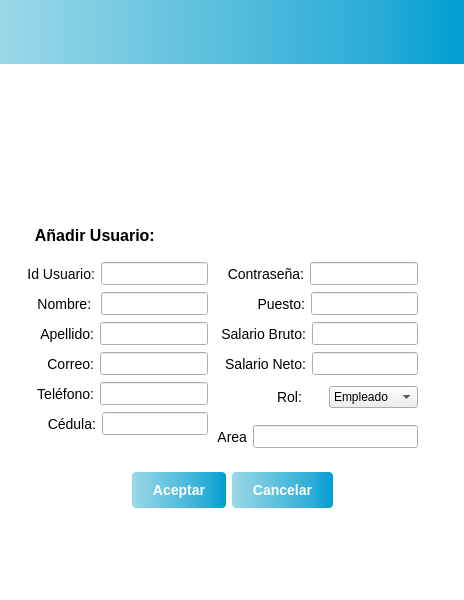
<?xml version="1.0" encoding="UTF-8"?>
<ui version="4.0">
 <class>AgregarUsuarios</class>
 <widget class="QWidget" name="AgregarUsuarios">
  <property name="geometry">
   <rect>
    <x>0</x>
    <y>0</y>
    <width>464</width>
    <height>600</height>
   </rect>
  </property>
  <property name="windowTitle">
   <string>AgregarUsuarios</string>
  </property>
  <property name="styleSheet">
   <string notr="true">/*
#menuForm { 
background: rba(0, 0, 0, 80);
border-radius: 8px;
}
*/
#AgregarUsuarios {background: rgba(255, 255, 255, 1)}
#topPanel {
background-color: qlineargradient(spread:pad, x1:0, y1:0, x2:1, y2:0, stop:0 #9bd8e7, stop:0.2 #7fcde3, stop:0.4 #63c3df, stop:0.6 #47b8db, stop:0.8 #2bacd7, stop:1 #009ed2);
}

/*
#loginButton {
color: black;
backgroun-color: #27a9e3;
border-width: 0px;
border-radius: 3px;
}
*/
</string>
  </property>
  <layout class="QVBoxLayout" name="verticalLayout">
   <property name="leftMargin">
    <number>0</number>
   </property>
   <property name="topMargin">
    <number>0</number>
   </property>
   <property name="rightMargin">
    <number>0</number>
   </property>
   <property name="bottomMargin">
    <number>0</number>
   </property>
   <item>
    <widget class="QWidget" name="topPanel" native="true">
     <layout class="QHBoxLayout" name="horizontalLayout_3">
      <property name="topMargin">
       <number>55</number>
      </property>
     </layout>
    </widget>
   </item>
   <item>
    <layout class="QHBoxLayout" name="horizontalLayout_4">
     <property name="topMargin">
      <number>0</number>
     </property>
     <item>
      <widget class="QLabel" name="label">
       <property name="sizePolicy">
        <sizepolicy hsizetype="Fixed" vsizetype="Expanding">
         <horstretch>0</horstretch>
         <verstretch>0</verstretch>
        </sizepolicy>
       </property>
       <property name="minimumSize">
        <size>
         <width>150</width>
         <height>150</height>
        </size>
       </property>
       <property name="styleSheet">
        <string notr="true"/>
       </property>
       <property name="text">
        <string/>
       </property>
       <property name="pixmap">
        <pixmap resource="resources.qrc">:/logo/Images/Logo5.png</pixmap>
       </property>
      </widget>
     </item>
    </layout>
   </item>
   <item>
    <widget class="QLabel" name="label_4">
     <property name="styleSheet">
      <string notr="true">font: large &quot;Arial&quot;;
font-size: 16px;
font-weight: bold;</string>
     </property>
     <property name="text">
      <string>        Añadir Usuario:</string>
     </property>
    </widget>
   </item>
   <item>
    <layout class="QHBoxLayout" name="horizontalLayout_5">
     <property name="topMargin">
      <number>0</number>
     </property>
     <item>
      <widget class="QWidget" name="menuForm" native="true">
       <property name="sizePolicy">
        <sizepolicy hsizetype="Fixed" vsizetype="Minimum">
         <horstretch>0</horstretch>
         <verstretch>0</verstretch>
        </sizepolicy>
       </property>
       <property name="minimumSize">
        <size>
         <width>450</width>
         <height>215</height>
        </size>
       </property>
       <widget class="QWidget" name="layoutWidget">
        <property name="geometry">
         <rect>
          <x>20</x>
          <y>10</y>
          <width>181</width>
          <height>25</height>
         </rect>
        </property>
        <layout class="QHBoxLayout" name="horizontalLayout_2">
         <item>
          <widget class="QLabel" name="usernameLabel">
           <property name="styleSheet">
            <string notr="true">font: large &quot;Arial&quot;;
font-size: 14px;</string>
           </property>
           <property name="text">
            <string>Id Usuario:</string>
           </property>
           <property name="alignment">
            <set>Qt::AlignRight|Qt::AlignTrailing|Qt::AlignVCenter</set>
           </property>
          </widget>
         </item>
         <item>
          <widget class="QLineEdit" name="username">
           <property name="styleSheet">
            <string notr="true">font: large &quot;Arial&quot;;
font-size: 13px;
</string>
           </property>
           <property name="text">
            <string/>
           </property>
           <property name="maxLength">
            <number>10</number>
           </property>
          </widget>
         </item>
        </layout>
       </widget>
       <widget class="QWidget" name="layoutWidget1">
        <property name="geometry">
         <rect>
          <x>220</x>
          <y>10</y>
          <width>191</width>
          <height>25</height>
         </rect>
        </property>
        <layout class="QHBoxLayout" name="horizontalLayout_7">
         <item>
          <widget class="QLabel" name="passwordLabel">
           <property name="styleSheet">
            <string notr="true">font: large &quot;Arial&quot;;
font-size: 14px;</string>
           </property>
           <property name="text">
            <string>Contraseña:</string>
           </property>
           <property name="alignment">
            <set>Qt::AlignRight|Qt::AlignTrailing|Qt::AlignVCenter</set>
           </property>
          </widget>
         </item>
         <item>
          <widget class="QLineEdit" name="password">
           <property name="styleSheet">
            <string notr="true">font: large &quot;Arial&quot;;
font-size: 13px;
</string>
           </property>
           <property name="maxLength">
            <number>30</number>
           </property>
          </widget>
         </item>
        </layout>
       </widget>
       <widget class="QWidget" name="layoutWidget2">
        <property name="geometry">
         <rect>
          <x>30</x>
          <y>40</y>
          <width>171</width>
          <height>25</height>
         </rect>
        </property>
        <layout class="QHBoxLayout" name="horizontalLayout_8">
         <item>
          <widget class="QLabel" name="nombreLabel">
           <property name="contextMenuPolicy">
            <enum>Qt::CustomContextMenu</enum>
           </property>
           <property name="styleSheet">
            <string notr="true">font: large &quot;Arial&quot;;
font-size: 14px;</string>
           </property>
           <property name="text">
            <string>Nombre: </string>
           </property>
           <property name="alignment">
            <set>Qt::AlignRight|Qt::AlignTrailing|Qt::AlignVCenter</set>
           </property>
          </widget>
         </item>
         <item>
          <widget class="QLineEdit" name="nombre">
           <property name="styleSheet">
            <string notr="true">font: large &quot;Arial&quot;;
font-size: 13px;
</string>
           </property>
           <property name="text">
            <string/>
           </property>
           <property name="maxLength">
            <number>15</number>
           </property>
          </widget>
         </item>
        </layout>
       </widget>
       <widget class="QWidget" name="layoutWidget3">
        <property name="geometry">
         <rect>
          <x>250</x>
          <y>40</y>
          <width>161</width>
          <height>25</height>
         </rect>
        </property>
        <layout class="QHBoxLayout" name="horizontalLayout_9">
         <item>
          <widget class="QLabel" name="puestoLabel">
           <property name="styleSheet">
            <string notr="true">font: large &quot;Arial&quot;;
font-size: 14px;</string>
           </property>
           <property name="text">
            <string>Puesto:</string>
           </property>
           <property name="alignment">
            <set>Qt::AlignRight|Qt::AlignTrailing|Qt::AlignVCenter</set>
           </property>
          </widget>
         </item>
         <item>
          <widget class="QLineEdit" name="puesto">
           <property name="styleSheet">
            <string notr="true">font: large &quot;Arial&quot;;
font-size: 13px;
</string>
           </property>
           <property name="maxLength">
            <number>30</number>
           </property>
          </widget>
         </item>
        </layout>
       </widget>
       <widget class="QWidget" name="layoutWidget4">
        <property name="geometry">
         <rect>
          <x>30</x>
          <y>70</y>
          <width>171</width>
          <height>25</height>
         </rect>
        </property>
        <layout class="QHBoxLayout" name="horizontalLayout_10">
         <item>
          <widget class="QLabel" name="apellidoLabel">
           <property name="styleSheet">
            <string notr="true">font: large &quot;Arial&quot;;
font-size: 14px;</string>
           </property>
           <property name="text">
            <string> Apellido:</string>
           </property>
           <property name="alignment">
            <set>Qt::AlignRight|Qt::AlignTrailing|Qt::AlignVCenter</set>
           </property>
          </widget>
         </item>
         <item>
          <widget class="QLineEdit" name="apellido">
           <property name="styleSheet">
            <string notr="true">font: large &quot;Arial&quot;;
font-size: 13px;
</string>
           </property>
           <property name="maxLength">
            <number>15</number>
           </property>
          </widget>
         </item>
        </layout>
       </widget>
       <widget class="QWidget" name="layoutWidget5">
        <property name="geometry">
         <rect>
          <x>210</x>
          <y>70</y>
          <width>201</width>
          <height>25</height>
         </rect>
        </property>
        <layout class="QHBoxLayout" name="horizontalLayout_11">
         <item>
          <widget class="QLabel" name="salarioBLabel">
           <property name="styleSheet">
            <string notr="true">font: large &quot;Arial&quot;;
font-size: 14px;</string>
           </property>
           <property name="text">
            <string> Salario Bruto:</string>
           </property>
           <property name="alignment">
            <set>Qt::AlignRight|Qt::AlignTrailing|Qt::AlignVCenter</set>
           </property>
          </widget>
         </item>
         <item>
          <widget class="QLineEdit" name="salarioBruto">
           <property name="styleSheet">
            <string notr="true">font: large &quot;Arial&quot;;
font-size: 13px;
</string>
           </property>
           <property name="maxLength">
            <number>10</number>
           </property>
          </widget>
         </item>
        </layout>
       </widget>
       <widget class="QWidget" name="layoutWidget6">
        <property name="geometry">
         <rect>
          <x>40</x>
          <y>100</y>
          <width>161</width>
          <height>25</height>
         </rect>
        </property>
        <layout class="QHBoxLayout" name="horizontalLayout_12">
         <item>
          <widget class="QLabel" name="correoLabel">
           <property name="styleSheet">
            <string notr="true">font: large &quot;Arial&quot;;
font-size: 14px;</string>
           </property>
           <property name="text">
            <string>Correo:</string>
           </property>
           <property name="alignment">
            <set>Qt::AlignRight|Qt::AlignTrailing|Qt::AlignVCenter</set>
           </property>
          </widget>
         </item>
         <item>
          <widget class="QLineEdit" name="correo">
           <property name="styleSheet">
            <string notr="true">font: large &quot;Arial&quot;;
font-size: 13px;
</string>
           </property>
           <property name="text">
            <string/>
           </property>
           <property name="maxLength">
            <number>31</number>
           </property>
          </widget>
         </item>
        </layout>
       </widget>
       <widget class="QWidget" name="layoutWidget7">
        <property name="geometry">
         <rect>
          <x>30</x>
          <y>130</y>
          <width>171</width>
          <height>25</height>
         </rect>
        </property>
        <layout class="QHBoxLayout" name="horizontalLayout_13">
         <item>
          <widget class="QLabel" name="telefonoLabel">
           <property name="styleSheet">
            <string notr="true">font: large &quot;Arial&quot;;
font-size: 14px;</string>
           </property>
           <property name="text">
            <string>Teléfono:</string>
           </property>
           <property name="alignment">
            <set>Qt::AlignRight|Qt::AlignTrailing|Qt::AlignVCenter</set>
           </property>
          </widget>
         </item>
         <item>
          <widget class="QLineEdit" name="telefono">
           <property name="styleSheet">
            <string notr="true">font: large &quot;Arial&quot;;
font-size: 13px;
</string>
           </property>
           <property name="maxLength">
            <number>9</number>
           </property>
          </widget>
         </item>
        </layout>
       </widget>
       <widget class="QWidget" name="layoutWidget8">
        <property name="geometry">
         <rect>
          <x>40</x>
          <y>160</y>
          <width>161</width>
          <height>25</height>
         </rect>
        </property>
        <layout class="QHBoxLayout" name="horizontalLayout_14">
         <item>
          <widget class="QLabel" name="cedulaLabel">
           <property name="styleSheet">
            <string notr="true">font: large &quot;Arial&quot;;
font-size: 14px;</string>
           </property>
           <property name="text">
            <string>Cédula:</string>
           </property>
           <property name="alignment">
            <set>Qt::AlignRight|Qt::AlignTrailing|Qt::AlignVCenter</set>
           </property>
          </widget>
         </item>
         <item>
          <widget class="QLineEdit" name="cedula">
           <property name="styleSheet">
            <string notr="true">font: large &quot;Arial&quot;;
font-size: 13px;
</string>
           </property>
           <property name="text">
            <string/>
           </property>
           <property name="maxLength">
            <number>11</number>
           </property>
          </widget>
         </item>
        </layout>
       </widget>
       <widget class="QWidget" name="layoutWidget9">
        <property name="geometry">
         <rect>
          <x>210</x>
          <y>100</y>
          <width>201</width>
          <height>25</height>
         </rect>
        </property>
        <layout class="QHBoxLayout" name="horizontalLayout_15">
         <item>
          <widget class="QLabel" name="salarioNLabel">
           <property name="styleSheet">
            <string notr="true">font: large &quot;Arial&quot;;
font-size: 14px;</string>
           </property>
           <property name="text">
            <string>  Salario Neto:</string>
           </property>
           <property name="alignment">
            <set>Qt::AlignRight|Qt::AlignTrailing|Qt::AlignVCenter</set>
           </property>
          </widget>
         </item>
         <item>
          <widget class="QLineEdit" name="salarioNeto">
           <property name="styleSheet">
            <string notr="true">font: large &quot;Arial&quot;;
font-size: 13px;
</string>
           </property>
           <property name="maxLength">
            <number>10</number>
           </property>
          </widget>
         </item>
        </layout>
       </widget>
       <widget class="QWidget" name="layoutWidget10">
        <property name="geometry">
         <rect>
          <x>270</x>
          <y>130</y>
          <width>141</width>
          <height>32</height>
         </rect>
        </property>
        <layout class="QHBoxLayout" name="horizontalLayout_16">
         <item>
          <widget class="QLabel" name="rolLabel">
           <property name="styleSheet">
            <string notr="true">font: large &quot;Arial&quot;;
font-size: 14px;</string>
           </property>
           <property name="text">
            <string>Rol:</string>
           </property>
          </widget>
         </item>
         <item>
          <widget class="QComboBox" name="rol">
           <item>
            <property name="text">
             <string>Empleado</string>
            </property>
           </item>
           <item>
            <property name="text">
             <string>Supervisor</string>
            </property>
           </item>
          </widget>
         </item>
        </layout>
       </widget>
       <widget class="QWidget" name="horizontalLayoutWidget">
        <property name="geometry">
         <rect>
          <x>210</x>
          <y>170</y>
          <width>201</width>
          <height>31</height>
         </rect>
        </property>
        <layout class="QHBoxLayout" name="horizontalLayout_17">
         <item>
          <widget class="QLabel" name="areaLabel">
           <property name="styleSheet">
            <string notr="true">font: large &quot;Arial&quot;;
font-size: 14px;</string>
           </property>
           <property name="text">
            <string>Area</string>
           </property>
           <property name="alignment">
            <set>Qt::AlignRight|Qt::AlignTrailing|Qt::AlignVCenter</set>
           </property>
          </widget>
         </item>
         <item>
          <widget class="QLineEdit" name="area">
           <property name="styleSheet">
            <string notr="true">font: large &quot;Arial&quot;;
font-size: 13px;
</string>
           </property>
           <property name="maxLength">
            <number>10</number>
           </property>
          </widget>
         </item>
        </layout>
       </widget>
      </widget>
     </item>
    </layout>
   </item>
   <item>
    <layout class="QHBoxLayout" name="horizontalLayout_6">
     <property name="topMargin">
      <number>0</number>
     </property>
     <item>
      <spacer name="horizontalSpacer_2">
       <property name="orientation">
        <enum>Qt::Horizontal</enum>
       </property>
       <property name="sizeHint" stdset="0">
        <size>
         <width>40</width>
         <height>20</height>
        </size>
       </property>
      </spacer>
     </item>
     <item>
      <widget class="QPushButton" name="addUserButton">
       <property name="sizePolicy">
        <sizepolicy hsizetype="Fixed" vsizetype="Fixed">
         <horstretch>0</horstretch>
         <verstretch>0</verstretch>
        </sizepolicy>
       </property>
       <property name="styleSheet">
        <string notr="true">#addUserButton {
background-color: qlineargradient(spread:pad, x1:0, y1:0, x2:1, y2:0, stop:0 #9bd8e7, stop:0.2 #7fcde3, stop:0.4 #63c3df, stop:0.6 #47b8db, stop:0.8 #2bacd7, stop:1 #009ed2);
border: none;
color: #fff;
padding: 10px 20px;
border-radius: 4px;
font-weight: 1000;
font-family: &quot;Arial Black&quot;, sans-serif;
font-weight: bold;
font-size: 14px;
}

#addUserButton:pressed {
background-color: #cccccc;
}

#addUserButton:checked {
background-color: #cccccc;
}
</string>
       </property>
       <property name="text">
        <string>Aceptar</string>
       </property>
      </widget>
     </item>
     <item>
      <widget class="QPushButton" name="cancelButton">
       <property name="sizePolicy">
        <sizepolicy hsizetype="Fixed" vsizetype="Fixed">
         <horstretch>0</horstretch>
         <verstretch>0</verstretch>
        </sizepolicy>
       </property>
       <property name="styleSheet">
        <string notr="true">#cancelButton {
background-color: qlineargradient(spread:pad, x1:0, y1:0, x2:1, y2:0, stop:0 #9bd8e7, stop:0.2 #7fcde3, stop:0.4 #63c3df, stop:0.6 #47b8db, stop:0.8 #2bacd7, stop:1 #009ed2);
border: none;
color: #fff;
padding: 10px 20px;
border-radius: 4px;
font-weight: 1000;
font-family: &quot;Arial Black&quot;, sans-serif;
font-weight: bold;
font-size: 14px;
}

#cancelButton:pressed {
background-color: #cccccc;
}

#cancelButton:checked {
background-color: #cccccc;
}</string>
       </property>
       <property name="text">
        <string>Cancelar</string>
       </property>
      </widget>
     </item>
     <item>
      <spacer name="horizontalSpacer_3">
       <property name="orientation">
        <enum>Qt::Horizontal</enum>
       </property>
       <property name="sizeHint" stdset="0">
        <size>
         <width>40</width>
         <height>20</height>
        </size>
       </property>
      </spacer>
     </item>
    </layout>
   </item>
   <item>
    <layout class="QHBoxLayout" name="horizontalLayout">
     <property name="topMargin">
      <number>0</number>
     </property>
     <item>
      <spacer name="horizontalSpacer">
       <property name="orientation">
        <enum>Qt::Horizontal</enum>
       </property>
       <property name="sizeType">
        <enum>QSizePolicy::Fixed</enum>
       </property>
       <property name="sizeHint" stdset="0">
        <size>
         <width>305</width>
         <height>20</height>
        </size>
       </property>
      </spacer>
     </item>
     <item>
      <widget class="QPushButton" name="logout">
       <property name="sizePolicy">
        <sizepolicy hsizetype="Fixed" vsizetype="Fixed">
         <horstretch>50</horstretch>
         <verstretch>50</verstretch>
        </sizepolicy>
       </property>
       <property name="styleSheet">
        <string notr="true">#logout {
background-color: white;
/*padding: 10px 20px;*/
border-radius: 4px;
}

#logout:pressed {
background-color: white;
}

#logout:checked {
background-color: white;
}</string>
       </property>
       <property name="text">
        <string/>
       </property>
       <property name="icon">
        <iconset resource="resources.qrc">
         <normaloff>:/icons/Images/logout.png</normaloff>:/icons/Images/logout.png</iconset>
       </property>
       <property name="iconSize">
        <size>
         <width>50</width>
         <height>40</height>
        </size>
       </property>
      </widget>
     </item>
    </layout>
   </item>
   <item>
    <spacer name="verticalSpacer">
     <property name="orientation">
      <enum>Qt::Vertical</enum>
     </property>
     <property name="sizeHint" stdset="0">
      <size>
       <width>20</width>
       <height>30</height>
      </size>
     </property>
    </spacer>
   </item>
  </layout>
 </widget>
 <resources>
  <include location="resources.qrc"/>
 </resources>
 <connections/>
</ui>
